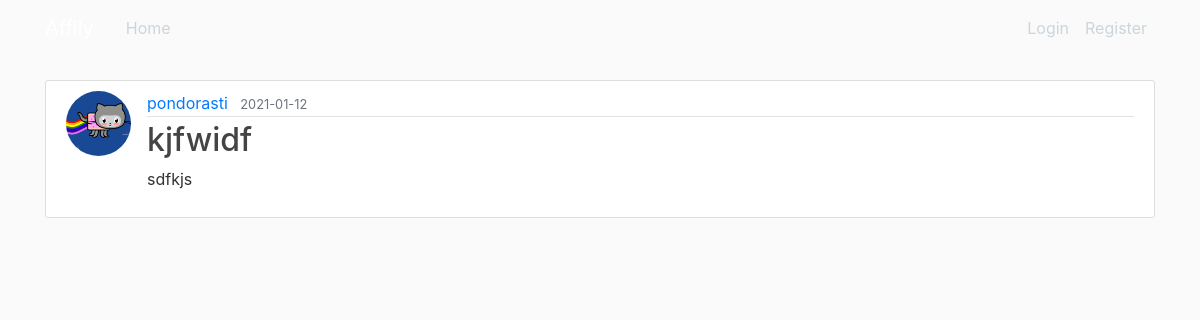
/post/1, run on the app's committed database.
### affily/models.py (models this page shows, shortened)
class User(db.Model, UserMixin):
    id = db.Column(db.Integer, primary_key=True)
    username = db.Column(db.String(20), unique=True, nullable=False)
    email = db.Column(db.String(120), unique=True, nullable=False)
    image_file = db.Column(db.String(20), nullable=False, default='default.jpg')
    password = db.Column(db.String(60), nullable=False)
    posts = db.relationship('Post', backref='author', lazy=True)

class Post(db.Model):
    id = db.Column(db.Integer, primary_key=True)
    title = db.Column(db.String(100), nullable=False)
    date_posted = db.Column(db.DateTime, nullable=False, default=datetime.utcnow)
    content = db.Column(db.Text, nullable=False)
    user_id = db.Column(db.Integer, db.ForeignKey('user.id'), nullable=False)

### affily/routes.py (the view)
@app.route("/post/<int:post_id>")
def post(post_id):
    post = Post.query.get_or_404(post_id)
    return render_template('post.html', title=post.title, post=post)

### affily/templates/post.html (shortened to what this page needs)
{% extends "layout.html" %} {% block content %}
<article class="media content-section">
    <img class="rounded-circle article-img" src="{{ url_for('static', filename='img/' + post.author.image_file) }}" alt="">
    <div class="media-body">
        <div class="article-metadata">
            <a class="mr-2" href="#">{{ post.author.username }}</a>
            <small class="text-muted">{{ post.date_posted.strftime('%Y-%m-%d') }}</small>
        </div>
        <h2 class="article-title">{{ post.title }}</h2>
        <p class="article-content">{{ post.content }}</p>
    </div>
</article>
{% endblock content %}

### affily/static/main.css (style rules this page uses)
body { background: #fafafa; color: #333333; margin-top: 5rem; }
h1, h2, h3, h4, h5, h6 { color: #444444; }
.content-section { background: #ffffff; padding: 10px 20px; border: 1px solid #dddddd; border-radius: 3px; margin-bottom: 20px; }
.article-title { color: #444444; }
.article-content { white-space: pre-line; }
.article-img { height: 65px; width: 65px; margin-right: 16px; }
.article-metadata { padding-bottom: 1px; margin-bottom: 4px; border-bottom: 1px solid #e3e3e3 }

### data on the page
User: image_file (picture), author.username "pondorasti"
Post: date_posted "2021-01-12", title "kjfwidf", content "sdfkjs"
